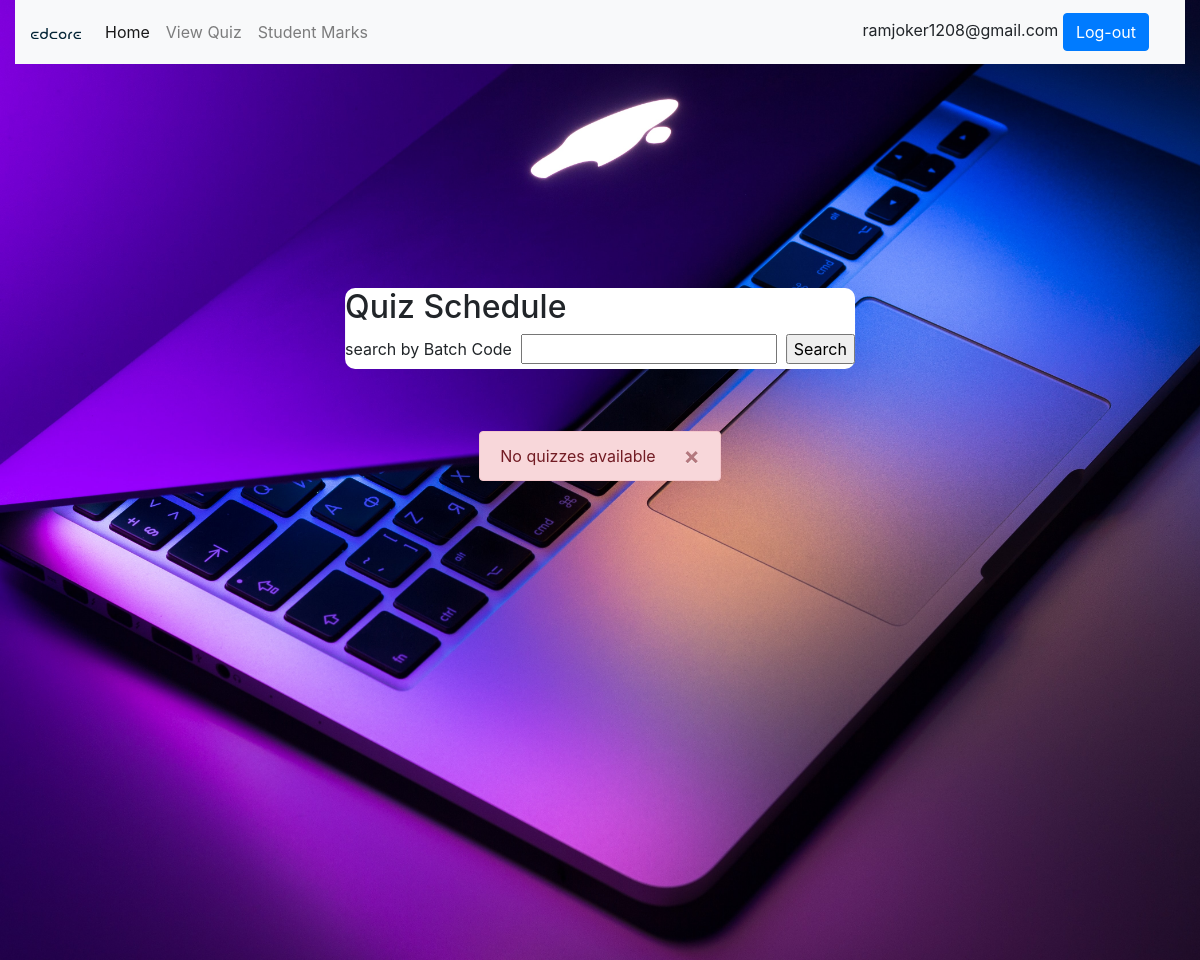
/editquiz.php (signed in), run on an earlier commit of the app's database.
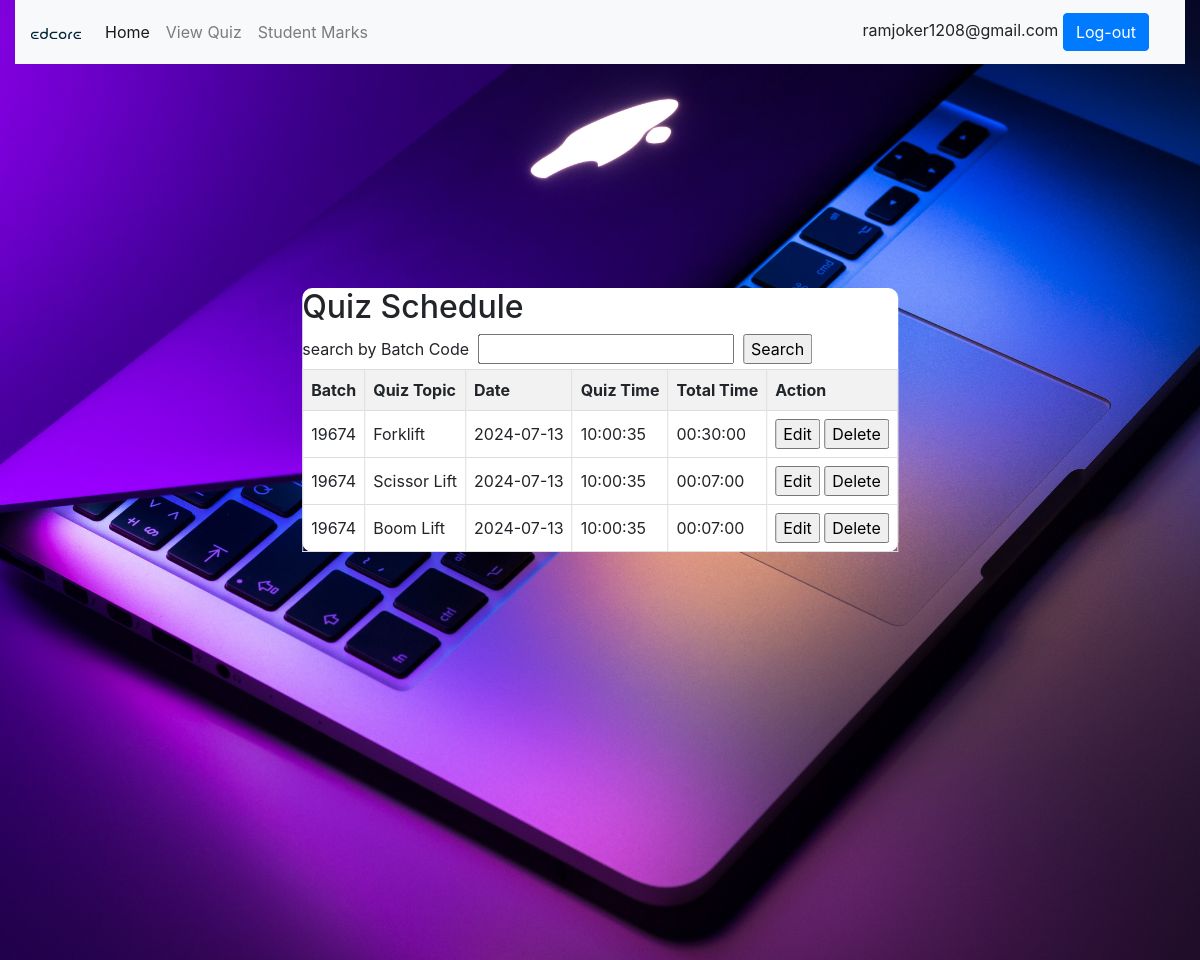
And on a later commit of the database.
### tables this page shows
CREATE TABLE `quiz_topics` (
  `quiz_id` int(11) NOT NULL,
  `quiz_topic` text NOT NULL,
  `batch_code` varchar(20) NOT NULL,
  `quiz_link` varchar(1000) NOT NULL,
  `num_questions` int(11) NOT NULL,
  `total_marks` int(11) NOT NULL,
  `quiz_date` date NOT NULL,
  `total_time` time DEFAULT NULL,
  `created_at` timestamp NOT NULL DEFAULT current_timestamp(),
  `quiz_time` time DEFAULT NULL,
  `set` int(11) NOT NULL DEFAULT 0
);

### editquiz.php (the view, shortened to what this page needs)
<?php
include "conn.php";
?>
<!DOCTYPE html>
<html lang="en">
  <head>
    <link rel="stylesheet" href="https://stackpath.bootstrapcdn.com/bootstrap/4.5.0/css/bootstrap.min.css">
  </head>
  <body>
      <div class="container-bg">
      <div class="container-fluid">
  <nav class="navbar navbar-expand-lg navbar-light bg-light">
  <div class="collapse navbar-collapse" id="navbarTogglerDemo01">
  <a class="navbar-brand" href="index.php">
      <img src="logo.png" alt="" width=50px >
    </a>
    <ul class="navbar-nav mr-auto mt-2 mt-lg-0">
      <li class="nav-item active">
        <a class="nav-link" href="index.php">Home<span class="sr-only">(current)</span></a>
      </li>
      <li class="nav-item">
        <a class="nav-link" href="admin_quiz.php">View Quiz</a>
      </li>
      <li class="nav-item">
        <a class="nav-link" href="viewmarks.php">Student Marks</a>
      </li>
    </ul>
    <div class="bs-example">
    <div class="container">
        <div class="row">
            <div class="col-md-12 bg-light text-right">
            <?php
        if($_SESSION['admin']){
          $admin_email=$_SESSION['admin'];
          echo $admin_email;  ?>
              <a href="logout.php"><button type="button" class="btn btn-primary">Log-out</button></a>
          <?php }else{ ?>
                <a href="admin_login.php"><button type="button" class="btn btn-primary">Login</button></a>
                <?php } ?>
              </div>
        </div>
    </div>
</div>
  </div>
</nav>
<div class="view-quizzes">
    <h2>Quiz Schedule</h2>
    <form action="editquiz.php" method="post">
    <label for="batch_code">search by Batch Code</label>&nbsp;&nbsp;<input type="text" name="batch_code" id="batch_code">&nbsp;&nbsp;<input type="submit" name="search" value="Search">
    </form>
    <?php
      if(isset($_POST['search'])){
        $batch_code = $_POST['batch_code'];
        $view_quiz = "SELECT * FROM quiz_topics where batch_code='$batch_code'";
      }else{
        $view_quiz = "SELECT * FROM quiz_topics";
      }
        $view_query = mysqli_query($con, $view_quiz);
        if($view_query && mysqli_num_rows($view_query) > 0) {
    ?>
    <table>
        <thead>
            <tr>
                <th>Batch</th>
                <th>Quiz Topic</th>
                <th>Date</th>
                <th>Quiz Time</th>
                <th>Total Time</th>
                <th>Action</th>
            </tr>
        </thead>
        <tbody>
            <?php
                while($row = mysqli_fetch_assoc($view_query)) {
            ?>
            <tr>
                <td><?php echo $row['batch_code']; ?></td>
                <td><?php echo $row['quiz_topic']; ?></td>
                <td><?php echo $row['quiz_date']; ?></td>
                <td><?php echo $row['quiz_time']; ?></td>
                <td><?php echo $row['total_time']; ?></td>
                <td>
                <form action="edit_quizes.php" method="post" >
                <input type="submit" name="edit" value="Edit">
                <input type="submit" name="delete" value="Delete" onclick="return confirmDelete();">
                </form>
                </td>
            </tr>
            <?php
                }
            ?>
        </tbody>
    </table>
    <?php
        } else {
            $_SESSION['message'] = "No quizzes available";
        }
    ?>
</div>
  </div>
        <?php if (isset($_SESSION['message']) && !empty($_SESSION['message'])) {
            $message = $_SESSION['message'];
            ?>
    <div class="center-div">
    <div class="alert alert-danger alert-dismissible">
                <a href="#" class="close" data-dismiss="alert" aria-label="close">&times;</a>
                <?php echo $message; ?>
            </div>
            </div>
        <?php } ?>
      </div>
  </body>
</html>

### editquiz.php (style rules this page uses)
.bs-example { margin: 5px; }
.container-bg { background-image: url("bg.jpg"); background-size: cover; background-position: center; height: 120vh; }
table { width: 100%; border-collapse: collapse; border: none; }
th, td { border: 1px solid #ddd; padding: 8px; text-align: left; }
th { background-color: #f2f2f2; }
.view-quizzes { position: absolute; top: 30%; left: 50%; transform: translateX(-50%); background-color: white; max-width: 800px; border: none; border-radius: 10px; }
.center-div { display: flex; justify-content: center; align-items: center; height: 100vh; }

What changed in the data, as far as the page shows it:
added quiz_topics: batch_code "19674", quiz_topic "Forklift", quiz_date "2024-07-13", quiz_time "10:00:35", total_time "00:30:00"
added quiz_topics: batch_code "19674", quiz_topic "Scissor Lift", quiz_date "2024-07-13", quiz_time "10:00:35", total_time "00:07:00"
added quiz_topics: batch_code "19674", quiz_topic "Boom Lift", quiz_date "2024-07-13", quiz_time "10:00:35", total_time "00:07:00"
Also different on the page:
$message: "No quizzes available" → (not shown)
text now shown: "Batch Quiz Topic Date Quiz Time Total Time Action"
